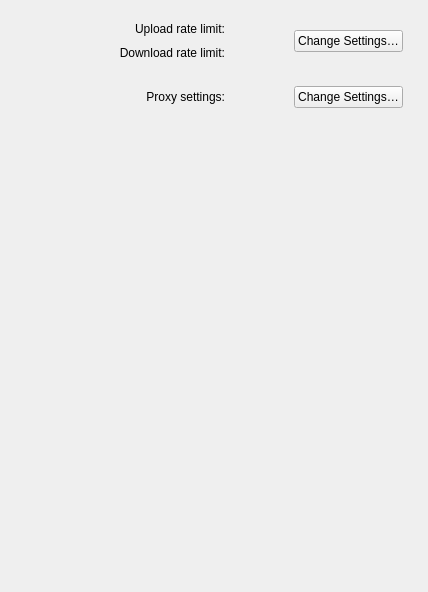
     <widget class="QWidget" name="pNetwork">
      <property name="focusPolicy">
       <enum>Qt::WheelFocus</enum>
      </property>
      <layout class="QVBoxLayout" name="verticalLayout">
       <property name="spacing">
        <number>7</number>
       </property>
       <property name="leftMargin">
        <number>0</number>
       </property>
       <property name="topMargin">
        <number>15</number>
       </property>
       <property name="rightMargin">
        <number>0</number>
       </property>
       <property name="bottomMargin">
        <number>0</number>
       </property>
       <item>
        <widget class="QWidget" name="gBandwidthSettings" native="true">
         <property name="minimumSize">
          <size>
           <width>0</width>
           <height>0</height>
          </size>
         </property>
         <layout class="QVBoxLayout" name="verticalLayout_40">
          <property name="leftMargin">
           <number>25</number>
          </property>
          <property name="topMargin">
           <number>0</number>
          </property>
          <property name="rightMargin">
           <number>25</number>
          </property>
          <property name="bottomMargin">
           <number>0</number>
          </property>
          <item>
           <layout class="QGridLayout" name="gridLayout_14" columnminimumwidth="200,0,0">
            <property name="topMargin">
             <number>7</number>
            </property>
            <property name="bottomMargin">
             <number>7</number>
            </property>
            <property name="verticalSpacing">
             <number>10</number>
            </property>
            <item row="1" column="0">
             <widget class="QLabel" name="lDownloadRateLimitDesc">
              <property name="text">
               <string>Download rate limit:</string>
              </property>
              <property name="alignment">
               <set>Qt::AlignRight|Qt::AlignTrailing|Qt::AlignVCenter</set>
              </property>
             </widget>
            </item>
            <item row="0" column="0">
             <widget class="QLabel" name="lUploadRateLimitDesc">
              <property name="styleSheet">
               <string notr="true"/>
              </property>
              <property name="text">
               <string>Upload rate limit:</string>
              </property>
              <property name="alignment">
               <set>Qt::AlignRight|Qt::AlignTrailing|Qt::AlignVCenter</set>
              </property>
             </widget>
            </item>
            <item row="0" column="2" rowspan="2">
             <layout class="QHBoxLayout" name="horizontalLayout_7">
              <item>
               <spacer name="horizontalSpacer_18">
                <property name="orientation">
                 <enum>Qt::Horizontal</enum>
                </property>
                <property name="sizeHint" stdset="0">
                 <size>
                  <width>40</width>
                  <height>20</height>
                 </size>
                </property>
               </spacer>
              </item>
              <item>
               <widget class="QPushButton" name="bOpenBandwidthSettings">
                <property name="sizePolicy">
                 <sizepolicy hsizetype="Fixed" vsizetype="Fixed">
                  <horstretch>0</horstretch>
                  <verstretch>0</verstretch>
                 </sizepolicy>
                </property>
                <property name="text">
                 <string>Change Settings…</string>
                </property>
                <property name="autoDefault">
                 <bool>false</bool>
                </property>
               </widget>
              </item>
             </layout>
            </item>
            <item row="1" column="1">
             <widget class="QLabel" name="lDownloadRateLimit">
              <property name="styleSheet">
               <string notr="true"/>
              </property>
              <property name="text">
               <string/>
              </property>
             </widget>
            </item>
            <item row="0" column="1">
             <widget class="QLabel" name="lUploadRateLimit">
              <property name="styleSheet">
               <string notr="true"/>
              </property>
              <property name="text">
               <string/>
              </property>
             </widget>
            </item>
           </layout>
          </item>
         </layout>
        </widget>
       </item>
       <item>
        <widget class="QWidget" name="gProxySettings" native="true">
         <layout class="QVBoxLayout" name="verticalLayout_41">
          <property name="spacing">
           <number>11</number>
          </property>
          <property name="leftMargin">
           <number>25</number>
          </property>
          <property name="topMargin">
           <number>0</number>
          </property>
          <property name="rightMargin">
           <number>25</number>
          </property>
          <property name="bottomMargin">
           <number>0</number>
          </property>
          <item>
           <widget class="QWidget" name="wSeparatorNetwork" native="true">
            <property name="sizePolicy">
             <sizepolicy hsizetype="Preferred" vsizetype="Preferred">
              <horstretch>0</horstretch>
              <verstretch>0</verstretch>
             </sizepolicy>
            </property>
            <property name="minimumSize">
             <size>
              <width>0</width>
              <height>1</height>
             </size>
            </property>
            <property name="maximumSize">
             <size>
              <width>16777215</width>
              <height>1</height>
             </size>
            </property>
            <property name="focusPolicy">
             <enum>Qt::NoFocus</enum>
            </property>
            <property name="styleSheet">
             <string notr="true">margin-left: 8px;
margin-right: 8px;
</string>
            </property>
            <property name="text" stdset="0">
             <string/>
            </property>
            <property name="iconSize" stdset="0">
             <size>
              <width>576</width>
              <height>1</height>
             </size>
            </property>
            <property name="checkable" stdset="0">
             <bool>false</bool>
            </property>
           </widget>
          </item>
          <item>
           <layout class="QGridLayout" name="gridLayout_15" columnminimumwidth="200,0,0">
            <item row="0" column="0">
             <widget class="QLabel" name="lProxySettingsDesc">
              <property name="styleSheet">
               <string notr="true"/>
              </property>
              <property name="text">
               <string>Proxy settings:</string>
              </property>
              <property name="alignment">
               <set>Qt::AlignRight|Qt::AlignTrailing|Qt::AlignVCenter</set>
              </property>
             </widget>
            </item>
            <item row="0" column="1">
             <widget class="QLabel" name="lProxySettings">
              <property name="styleSheet">
               <string notr="true"/>
              </property>
              <property name="text">
               <string/>
              </property>
             </widget>
            </item>
            <item row="0" column="2">
             <layout class="QHBoxLayout" name="horizontalLayout_8">
              <item>
               <spacer name="horizontalSpacer_4">
                <property name="orientation">
                 <enum>Qt::Horizontal</enum>
                </property>
                <property name="sizeHint" stdset="0">
                 <size>
                  <width>40</width>
                  <height>20</height>
                 </size>
                </property>
               </spacer>
              </item>
              <item>
               <widget class="QPushButton" name="bOpenProxySettings">
                <property name="sizePolicy">
                 <sizepolicy hsizetype="Fixed" vsizetype="Fixed">
                  <horstretch>0</horstretch>
                  <verstretch>0</verstretch>
                 </sizepolicy>
                </property>
                <property name="text">
                 <string>Change Settings…</string>
                </property>
                <property name="autoDefault">
                 <bool>false</bool>
                </property>
               </widget>
              </item>
             </layout>
            </item>
           </layout>
          </item>
         </layout>
        </widget>
       </item>
       <item>
        <spacer name="verticalSpacer">
         <property name="orientation">
          <enum>Qt::Vertical</enum>
         </property>
         <property name="sizeHint" stdset="0">
          <size>
           <width>20</width>
           <height>484</height>
          </size>
         </property>
        </spacer>
       </item>
      </layout>
     </widget>
